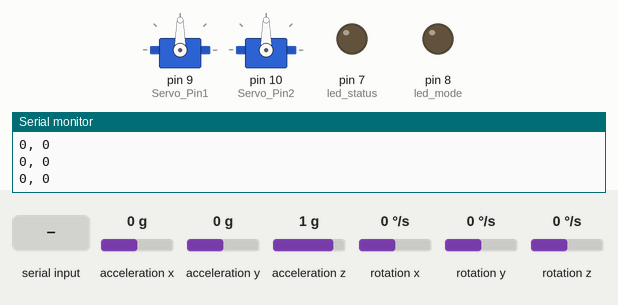
This sketch was run on a simulated Arduino Uno, built with avr-gcc and run on an emulated ATmega328P. Parts: 2 × servo, output pins drawn as LEDs (lit = HIGH), the last lines printed to the serial monitor. The test bench sets the inputs (shaded band); at power-on: acceleration x 0 g, acceleration y 0 g, acceleration z 1 g, rotation x 0 °/s, rotation y 0 °/s, rotation z 0 °/s.

Above: at 1.2 s.
1.3 s: "s90\n" received over Serial
At 2.7 s:
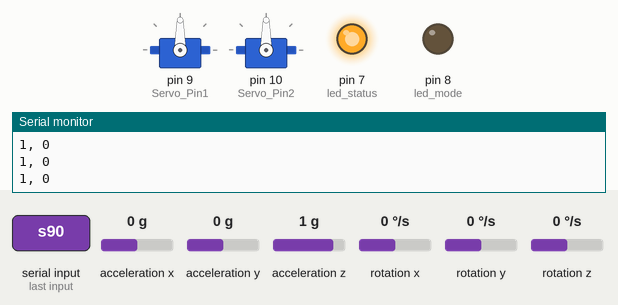
3.0 s: "m90\n" received over Serial
At 3.5 s:
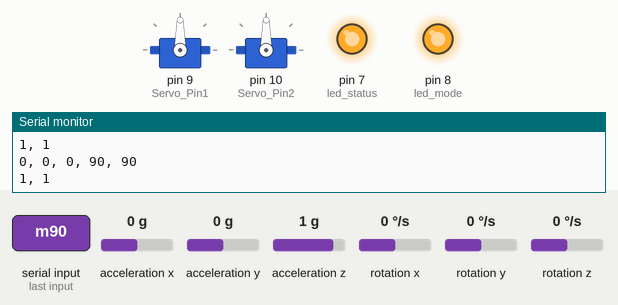
4.5 s: "m,45\n" received over Serial
At 5.4 s:
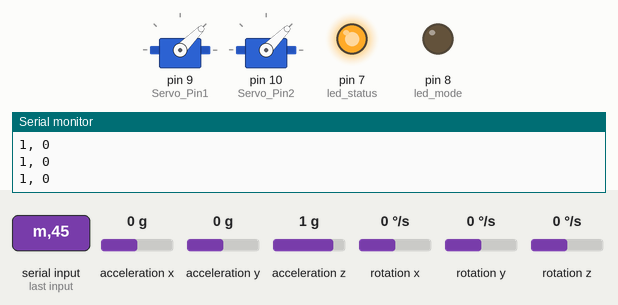
6.2 s: "s,45\n" received over Serial
At 7.4 s:
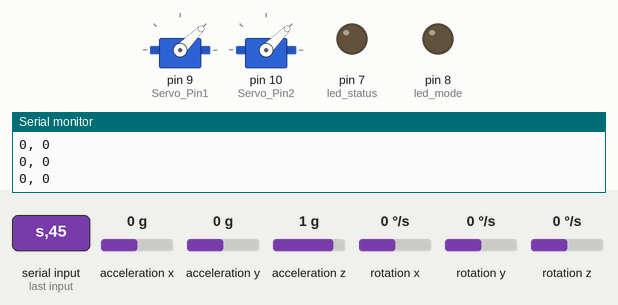
7.7 s: "s" received over Serial
At 8.7 s:
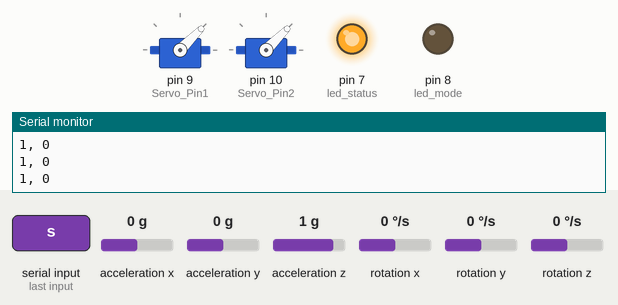
9.2 s: "1\n" received over Serial
At 10.7 s:
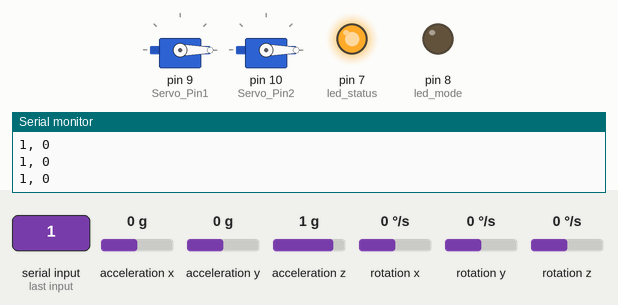
Timing chart, 0 to 12.2 s (numbered marks = the images above; inputs shaded):
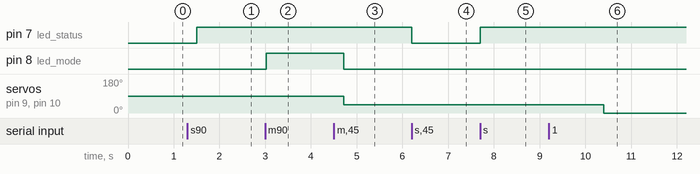

Measured:
- after the input at 1.3 s, pin 7 (led_status): LOW → HIGH after 0.21 s
- after the input at 3.0 s, pin 8 (led_mode): LOW → HIGH at once
- after the input at 4.5 s, pin 8 (led_mode): HIGH → LOW after 0.21 s; servo on pin 9 (Servo_Pin1), servo on pin 10 (Servo_Pin2): 90° → 45° after 0.21 s
- after the input at 6.2 s, pin 7 (led_status): HIGH → LOW at once
- after the input at 7.7 s, pin 7 (led_status): LOW → HIGH at once
- after the input at 9.2 s, servo on pin 9 (Servo_Pin1), servo on pin 10 (Servo_Pin2): 45° → 0° after 1.2 s

The sketch:

main.ino
```cpp
#include <Servo.h>
#include <MPU6050_tockn.h>
#include <Wire.h>

//MPU6050 객체 선언
MPU6050 mpu6050(Wire);

//SERVO 신호 선 설정 및 서보 객체 선언.
int Servo_Pin1 = 9;
int Servo_Pin2 = 10;

Servo Servo1;
Servo Servo2;

char command; // 시리얼에서 커맨드 값을 읽어오기 위한 변수
int n = 90;  // 수동 제어 모드일 때 각도를 읽어오기 위한 변수

// 각 모드의 상태 값
bool status = 0;  // 시작-정지. 시작이면 True, 정지면 False
bool mode = 0; // 자동-수동 모드. 자동이면 True, 수동이면 False
const int led_status = 7; // status가 정지인지 시작인지 확인하기 위한 led.
const int led_mode = 8;

//X,Y,Z축 각도를 받아올 변수 선언
int Deg_X;
int Deg_Y;
int Deg_Z;

void setup() {
  //MPU사용 ON
  Serial.begin(9600);
  Wire.begin();
  mpu6050.begin();

  //서보모터 사용할 핀 연결
  Servo1.attach(Servo_Pin1);
  Servo2.attach(Servo_Pin2);

  // 서보모터 초기 각도 설정
  Servo1.write(90);
  Servo2.write(90);

  // led 설정
  pinMode(led_status, OUTPUT);
  pinMode(led_mode, OUTPUT);
}

void loop()
{
  if (Serial.available())  // 시리얼 버퍼가 차있을 때만 읽어옴
  {
    command = Serial.read();
    // 시리얼에서 문자를 읽음.
    if (command == 's')  // start 혹은 stop 문자를 읽으면?
    {
      if (status == 1) // 현재 시작 중이라면?
      {
        status = !status; // 시작-정지 상태 반전. 즉, 여기선 정지가 됨.
        mode = 0; // 그리고 모드도 일단 수동 모드로 초기화
      }
      else // 현재 정지 상태라면?
      {
        status = !status; // 시작-정지 상태 반전. 즉, 여기선 시작이 됨.
        mode = 0; // 수동 모드로 초기화.
      }

    }
    if (command == 'm') // 자동 혹은 수동 문자를 읽으면?
    {
      mode = !mode;
    }
  }

  if (status == 1) // 장치가 start 상태이고...
  {
    if (mode == 1) // 자동 모드일 경우라면?
    {
      active_auto();  // 자동 모드 실행.
    }
    else  // 그렇지 않으면
    {

      active_manual();  // 수동 모드 실행.
    }
  }
  else  // 장치가 stop 상태이면
  {
    mode = 0;
  }

  digitalWrite(led_status, status);  // status를 확인하기 위한 led. 켜지면 ON.
  digitalWrite(led_mode, mode);  // mode를 확인하기 위한 led. 켜지면 auto 모드.

  Serial.print(status);
  Serial.print(", ");
  Serial.println(mode);
}

void active_manual()
{
  if (Serial.available())
  {
    delay(200);
    n = Serial.parseInt(); // 시리얼에서 서보모터를 기울일 각도를 가져옴.
    Servo1.write(n);
    Servo2.write(n);
  }
}

void active_auto()
{
  mpu6050.update();
  Deg_X = mpu6050.getAngleX();
  Deg_Y = mpu6050.getAngleY();
  Deg_Z = mpu6050.getAngleZ();

  Servo1.write(90-Deg_Y);
  Servo2.write(90+Deg_Y);
  //Servo3.write(90-Deg_Z);
  // put your main code here, to run repeatedly:
  Serial.print(Deg_X);
  Serial.print(", "); Serial.print(Deg_Y);
  Serial.print(", "); Serial.print(Deg_Z);
  Serial.print(", "); Serial.print(90-Deg_Y);
  Serial.print(", "); Serial.println(90-Deg_Y);

  n = Deg_Y;  // 자동에서 수동으로 넘어갈 때, 갑작스런 움직임을 방지하기 위함.
}
```
